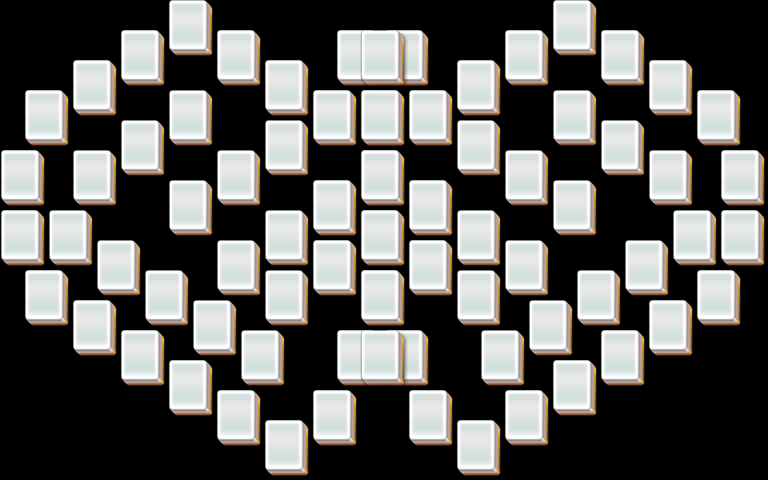

This is a level from a 2D game, rendered from its Tiled map with the project's own tilesets. A one-line summary and the map file follow, with tile-layer data summarised:
An orthogonal 32x16 tile map with 24x30 px tiles, 5 tile layers (layer1, layer2, layer3, layer4, ...).

<map version="1.0" orientation="orthogonal" width="32" height="16" tilewidth="24" tileheight="30">
 <properties>
  <property name="species" value="15" />
 </properties>
 <tileset firstgid="1" name="mahjong" tilewidth="48" tileheight="60">
  <image source="mahjong.png" />
 </tileset>
 <layer name="layer1" width="32" height="16">
  <data>[512 cells, 72 non-empty, 1 distinct tile ids]</data>
 </layer>
 <layer name="layer2" width="32" height="16">
  <data>[512 cells, 44 non-empty, 1 distinct tile ids]</data>
 </layer>
 <layer name="layer3" width="32" height="16">
  <data>[512 cells, 6 non-empty, 1 distinct tile ids]</data>
 </layer>
 <layer name="layer4" width="32" height="16">
  <data>[512 cells, 0 non-empty, 0 distinct tile ids]</data>
 </layer>
 <layer name="layer5" width="32" height="16">
  <data>[512 cells, 0 non-empty, 0 distinct tile ids]</data>
 </layer>
</map>
